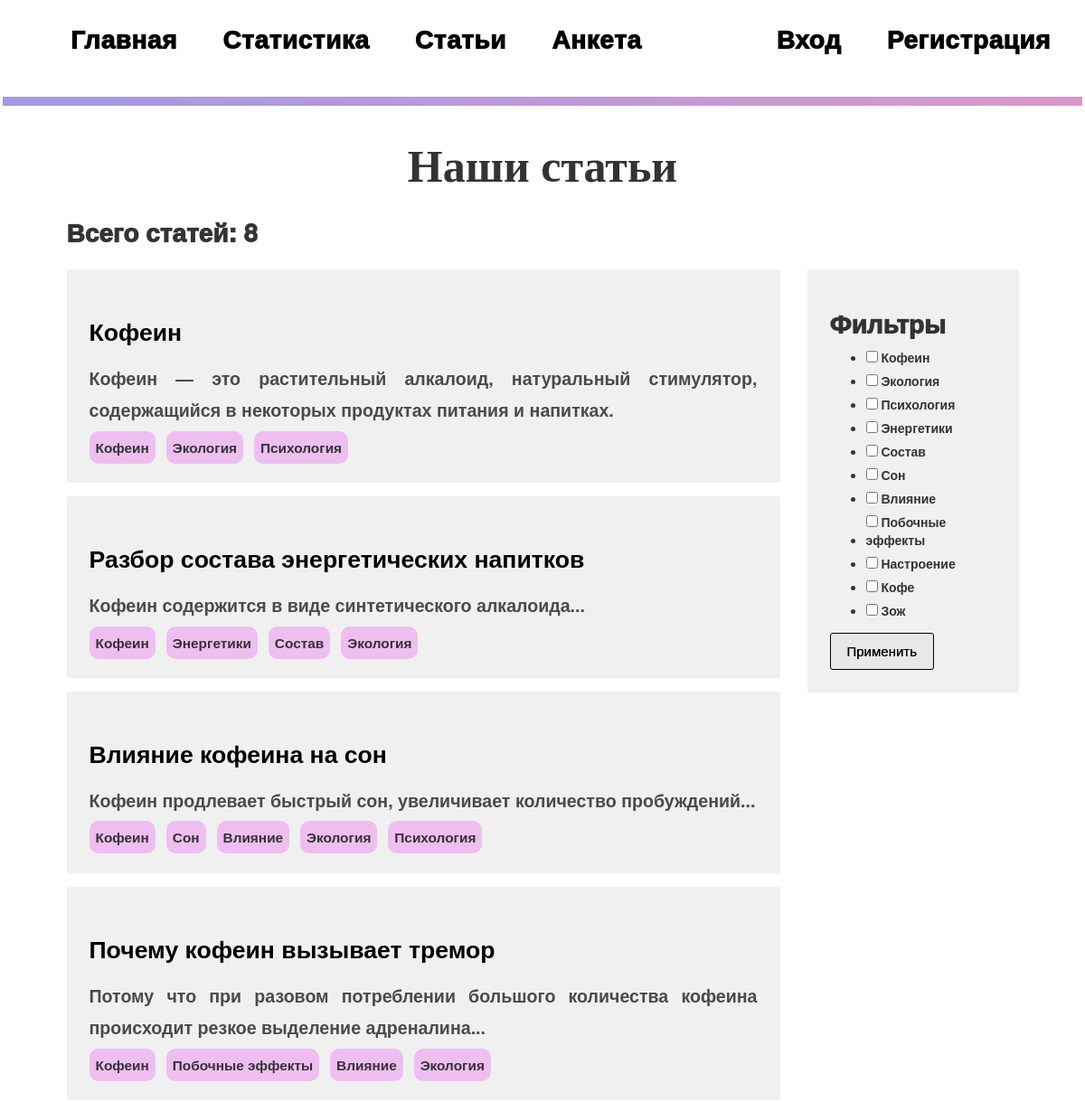
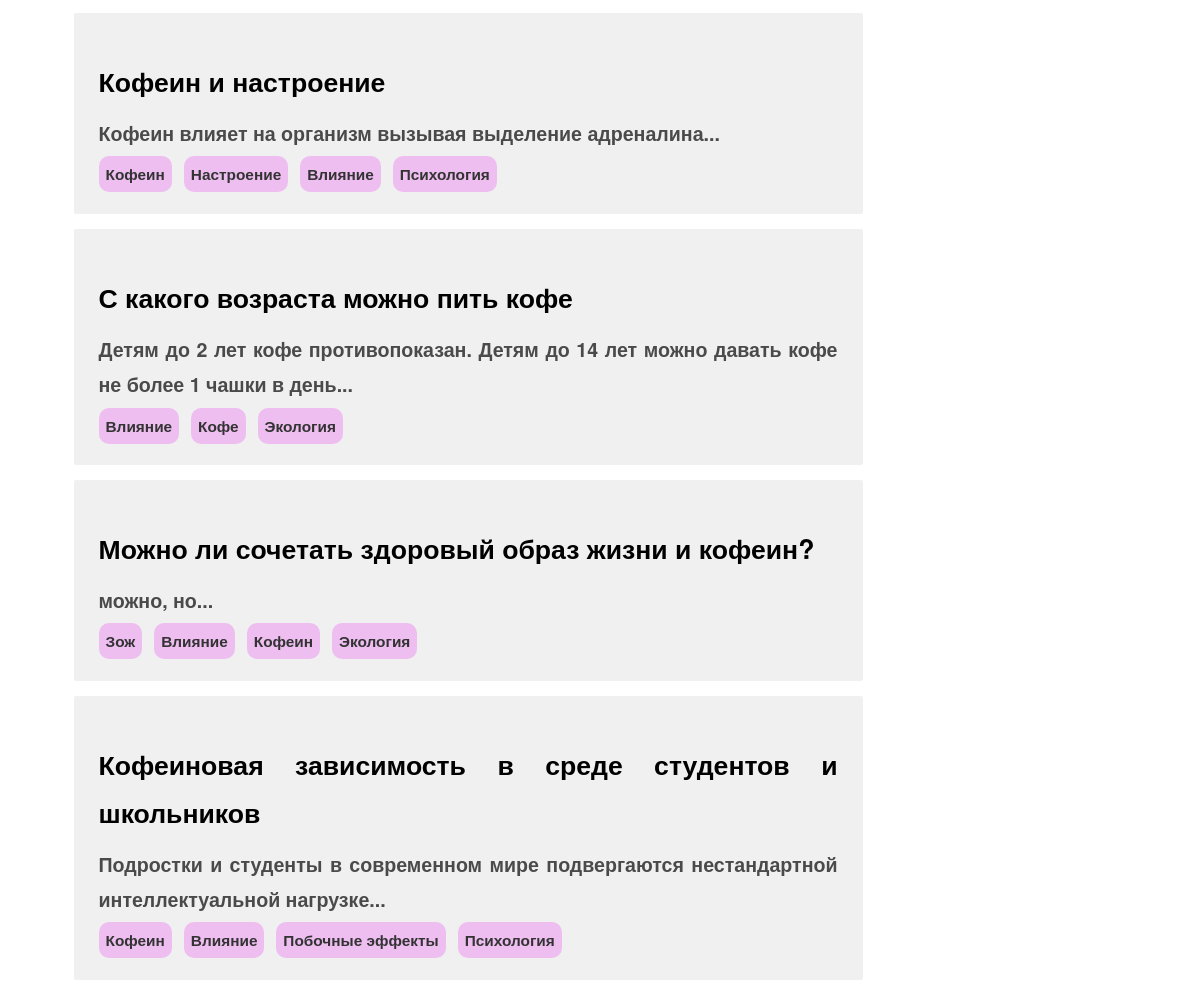
The page /caffeine/articles/ on the database its author committed (2 pictures, top to bottom).
### catalog/models.py (models this page shows, shortened)
class Article(models.Model):
    article_id = models.AutoField(primary_key=True)
    title = models.TextField()
    summary = models.TextField(null=True)
    tags = models.TextField(null=True)
    template = models.TextField(default='base_article')
    class Meta:
        pass
    def create_dict(self):
        return {'title': self.title, 'tags': [i.capitalize().replace('_', ' ') for i in self.tags.split()],
                'summary': self.summary, 'id': self.article_id}

### catalog/views.py (the view)
# urls.py: urlpatterns += [path('articles/', views.articles_view, name="articles")]
def articles_view(request):
    num = Article.objects.all().count()
    articles_list = [i.create_dict() for i in Article.objects.all()]
    form = Articles_filter()
    filters = None
    if request.method == 'POST':
        req = dict(request.POST)
        if 'filter_field' in req.keys():
            filters = req['filter_field']
            articles_list = [i for i in articles_list if set(i['tags']).intersection(set(filters))]
            num = len(articles_list)
    return render(request, 'articles.html', {'num': num, 'articles_list': articles_list,
                                             'form': form, 'filters': filters})

### catalog/forms.py
class Articles_filter(forms.Form):
    tag_list = []
    articles = Article.objects.all()
    for i in articles:
        for j in i.create_dict()['tags']:
            if j not in tag_list:
                tag_list.append(j)
    filter_list = [(i, i) for i in tag_list]
    filter_field = forms.MultipleChoiceField(widget=forms.CheckboxSelectMultiple, choices=filter_list)

### templates/articles.html (shortened to what this page needs)
{% extends "base_generic.html" %}
{% block content %}
<hr>
<h1 class="h1_class">Наши статьи</h1>
<h3 class="r letters_sb">{% if not filters %}Всего статей{% else %} Количество статей содержащих {% for tag in filters %}<span class="tag">{{tag}}</span>{% endfor %}{% endif %}: {{ num }}</h3>
<div class="articles_container">
    <div class="articles_block">
{% for article in articles_list %}
<div class="style">
    <a class="name" href={{article.id}}><h3 class="body_class">{{article.title}}</h3></a>
    <p class="des__class">{{article.summary}}</p>
    {% for tag in article.tags %}
    <span class="tag tag__class">{{tag}}</span>
    {% endfor %}
</div>
{% endfor %}
        </div>
    <div class="style filters_block">
<h2 class="letters_sb">Фильтры</h2>
<form method="post" action="{% url 'articles' %}">
<div>
    <table>
        {% for question in form %}
            <tr>
              <td>{{ question }}</td>
            </tr>
        {% endfor %}
    </table>
</div>
    <div class="button_field">
        <input class="testbutton" type="submit" value="Применить" />
    </div>
</form>
        </div>
    </div>
{% endblock %}

### templates/base_generic.html (shortened to what this page needs)
<!DOCTYPE html>
<html lang="en">
<head>
  <link rel="stylesheet" href="https://maxcdn.bootstrapcdn.com/bootstrap/3.3.7/css/bootstrap.min.css">
  {% load static %}
  {% load static %}
  <link rel="stylesheet" href="{% static 'css/styles.css' %}">
   <link rel="stylesheet" href="{% static 'css/popupstyles.css' %}">
</head>
<body>
<div class="container">
  {% block sidebar %}
  <div class="container-col">
        <menu class="k menu_class">
          <li class="menu_li_class"><a class="letters_sb" href="{% url 'index' %}">Главная</a></li>
          <li class="menu_li_class"><a class="letters_sb" href="{% url 'statistic' %}">Статистика</a></li>
          <li class="menu_li_class"><a class="letters_sb" href="{% url 'articles' %}">Статьи</a></li>
          <li class="menu_li_class"><a class="letters_sb" href="{% url 'questionary' %}">Анкета</a></li>
        </menu>
        <menu class="k reg_class">
          {% if user.is_authenticated %}
          <li class="reg_li_class letters_sb">Пользователь: {{ user.get_username }}<li>
          <li class="reg_li_class"><a class="letters_sb" href="{% url 'logout'%}?next={{request.path}}">Выход</a></li>
          {% else %}
          <li class="reg_li_class"><a class="letters_sb" href="{% url 'login'%}?next={{request.path}}">Вход</a></li>
          <li class="reg_li_class"><a class="letters_sb" href="{% url 'registration' %}">Регистрация</a></li>{% endif %}
        </menu>
  </div>
    {% endblock %}
</div>
        <div class="container">
      {% block content %}{% endblock %}
        </div>
</body>
</html>

### catalog/static/css/styles.css (style rules this page uses)
.style { border-radius: 2px; background-color:#c6c6c645; margin: 15px; padding: 25px; }
.letters_sb { font-weight: 1000; font-size: 200%; margin-bottom: none; }
.tag { background-color: #eebef1; border-radius: 10px; margin-right: 8px; padding: 7px; font-size: 17px; }
.h1_class { font-size: 50px; font-weight: 800; font-family: Verdana; text-align: center; }
.body_class { font-weight: bold; font: sans-serif; font-size: 190%; line-height: 180%; text-align: justify; }
hr { margin: 20px 0; padding: 0; height: 10px; border: none; background: linear-gradient(45deg, rgba(57, 42, 190, 0.473), rgba(170, 37, 141, 0.466)); margin-left: -1%; margin-right: -1%; }
.articles_block { width: 70%; }
.filters_block { width: 20%; display: flex; flex-direction: column; align-items: flex-start; flex-grow: 0; flex-shrink: 1; height: 10%; }
.articles_container { display: flex; flex-direction: row; justify-content: center; }
.container { display: flex; flex-direction: column; margin: 0px; width: 100%; justify-content: center; }
.container-col { display: flex; flex-direction: row; margin: 0; padding: 0; list-style: none; letter-spacing: 0.04em; justify-content: space-between; }
.menu_class { list-style: none; justify-content: left; }
.menu_li_class { display: inline-block; padding: 0 25px; margin: 0 -2px; }
.menu_li_class a { display: inline-block; height: 50px; color: #000; }
.reg_class { list-style: none; justify-content: right; }
.reg_li_class { display: inline-block; padding: 0 25px; margin: 0 -2px; }
.reg_li_class a { display: inline-block; height: 50px; color: #000; }
.name { text-decoration: none; color: #000; line-height: 100%; }
.testbutton { font-family: arial; color: #000000 !important; font-size: 15px; text-shadow: 0px 0px 0px #000000; box-shadow: 0px 0px 0px #BEE2F9; padding: 9px 18px; border-radius: 3px; border: 1px solid #000000; background: #E8E8E8; }
.k { margin-top: 2%; }
.r { margin-left: 5%; }
.des__class { font-weight: bold; font: sans-serif; font-size: 140%; line-height: 180%; text-align: justify; list-style-type: none; color: #4a4a4a; }
.tag__class { font-weight: bold; font: sans-serif; font-size: 110%; line-height: 180%; text-align: justify; list-style-type: none; color: #333333; }

### rows shown on the page
Article: title "Кофеин", summary "Кофеин — это растительный алкалоид, натуральный стимулятор, содержащийся в некоторых продуктах питания и напитках."
Article: title "Разбор состава энергетических напитков", summary "Кофеин содержится в виде синтетического алкалоида..."
Article: title "Влияние кофеина на сон", summary "Кофеин продлевает быстрый сон, увеличивает количество пробуждений..."
Article: title "Почему кофеин вызывает тремор", summary "Потому что при разовом потреблении большого количества кофеина происходит резкое выделение адреналина..."
Article: title "Кофеин и настроение", summary "Кофеин влияет на организм вызывая выделение адреналина..."
Article: title "С какого возраста можно пить кофе", summary "Детям до 2 лет кофе противопоказан. Детям до 14 лет можно давать кофе не более 1 чашки в день..."
Article: title "Можно ли сочетать здоровый образ жизни и кофеин?", summary "можно, но..."
Article: title "Кофеиновая зависимость в среде студентов и школьников", summary "Подростки и студенты в современном мире подвергаются нестандартной интеллектуальной нагрузке..."

### other values the page prints
{{ num }} "8"
{{ tag }} "Кофеин" "Экология" "Психология" "Кофеин" "Энергетики" "Состав" "Экология" "Кофеин" "Сон" "Влияние" "Экология" "Психология" "Кофеин" "Побочные эффекты" "Влияние" "Экология" "Кофеин" "Настроение" "Влияние" "Психология" "Влияние" "Кофе" "Экология" "Зож" "Влияние" "Кофеин" "Экология" "Кофеин" "Влияние" "Побочные эффекты" "Психология"
